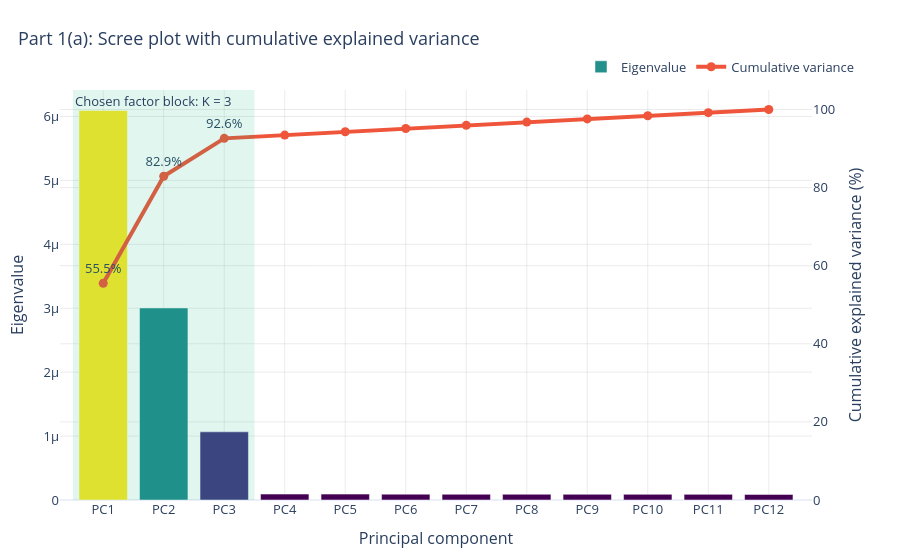

Notebook source saved alongside this figure:
### Code cell
# Presentation scree plot: eigenvalue bars + cumulative explained variance line.
scree_df = eig_table.copy()
scree_df["PC_label"] = scree_df["PC"].apply(lambda x: f"PC{x}")
scree_df["Explained Variance %"] = 100 * scree_df["Explained Variance Ratio"]
scree_df["Cumulative Variance %"] = 100 * scree_df["Cumulative Variance"]

fig = make_subplots(specs=[[{"secondary_y": True}]])

fig.add_trace(
    go.Bar(
        x=scree_df["PC_label"],
        y=scree_df["Eigenvalue"],
        name="Eigenvalue",
        marker=dict(color=scree_df["Eigenvalue"], colorscale="Viridis", showscale=False),
        hovertemplate="%{x}<br>Eigenvalue=%{y:.3e}<extra></extra>",
    ),
    secondary_y=False,
)

fig.add_trace(
    go.Scatter(
        x=scree_df["PC_label"],
        y=scree_df["Cumulative Variance %"],
        name="Cumulative variance",
        mode="lines+markers+text",
        text=[f"{v:.1f}%" if pc <= 3 else "" for pc, v in zip(scree_df["PC"], scree_df["Cumulative Variance %"])],
        textposition="top center",
        line=dict(width=4),
        marker=dict(size=9),
        hovertemplate="%{x}<br>Cumulative variance=%{y:.2f}%<extra></extra>",
    ),
    secondary_y=True,
)

fig.add_vrect(
    x0=-0.5,
    x1=2.5,
    fillcolor="rgba(0, 180, 120, 0.12)",
    line_width=0,
    annotation_text="Chosen factor block: K = 3",
    annotation_position="top left",
)

fig.update_yaxes(title_text="Eigenvalue", secondary_y=False)
fig.update_yaxes(title_text="Cumulative explained variance (%)", secondary_y=True, range=[0, 105])
fig.update_xaxes(title_text="Principal component")
style_figure(fig, "Part 1(a): Scree plot with cumulative explained variance", height=560).show()

### Figure 1 — Plotly figure (JSON) as saved in the notebook; plotly's stock layout.template omitted (floating-point values rounded to 4 significant figures)
{"data": [{"hovertemplate": "%{x}<br>Eigenvalue=%{y:.3e}<extra></extra>", "marker": {"color": [6.093e-06, 3.004e-06, 1.066e-06, 9.275e-08, 9.224e-08, 9.15e-08, 9.018e-08, 8.984e-08, 8.915e-08, 8.863e-08, 8.827e-08, 8.78e-08], "colorscale": [[0, "#440154"], [0.1111, "#482878"], [0.2222, "#3e4989"], [0.3333, "#31688e"], [0.4444, "#26828e"], [0.5556, "#1f9e89"], [0.6667, "#35b779"], [0.7778, "#6ece58"], [0.8889, "#b5de2b"], [1, "#fde725"]], "showscale": false}, "name": "Eigenvalue", "type": "bar", "x": ["PC1", "PC2", "PC3", "PC4", "PC5", "PC6", "PC7", "PC8", "PC9", "PC10", "PC11", "PC12"], "xaxis": "x", "y": [6.093e-06, 3.004e-06, 1.066e-06, 9.275e-08, 9.224e-08, 9.15e-08, 9.018e-08, 8.984e-08, 8.915e-08, 8.863e-08, 8.827e-08, 8.78e-08], "yaxis": "y"}, {"hovertemplate": "%{x}<br>Cumulative variance=%{y:.2f}%<extra></extra>", "line": {"width": 4}, "marker": {"size": 9}, "mode": "lines+markers+text", "name": "Cumulative variance", "text": ["55.5%", "82.9%", "92.6%", "", "", "", "", "", "", "", "", ""], "textposition": "top center", "type": "scatter", "x": ["PC1", "PC2", "PC3", "PC4", "PC5", "PC6", "PC7", "PC8", "PC9", "PC10", "PC11", "PC12"], "xaxis": "x", "y": [55.52, 82.9, 92.62, 93.46, 94.3, 95.14, 95.96, 96.78, 97.59, 98.4, 99.2, 100.0], "yaxis": "y2"}], "layout": {"annotations": [{"showarrow": false, "text": "Chosen factor block: K = 3", "x": -0.5, "xanchor": "left", "xref": "x", "y": 1, "yanchor": "top", "yref": "y domain"}], "font": {"size": 13}, "height": 560, "legend": {"orientation": "h", "x": 1, "xanchor": "right", "y": 1.02, "yanchor": "bottom"}, "margin": {"b": 60, "l": 60, "r": 40, "t": 90}, "shapes": [{"fillcolor": "rgba(0, 180, 120, 0.12)", "line": {"width": 0}, "type": "rect", "x0": -0.5, "x1": 2.5, "xref": "x", "y0": 0, "y1": 1, "yref": "y domain"}], "title": {"text": "Part 1(a): Scree plot with cumulative explained variance", "x": 0.02, "xanchor": "left"}, "xaxis": {"anchor": "y", "domain": [0, 0.94], "gridcolor": "rgba(0,0,0,0.08)", "showgrid": true, "title": {"text": "Principal component"}}, "yaxis": {"anchor": "x", "domain": [0, 1], "gridcolor": "rgba(0,0,0,0.08)", "showgrid": true, "title": {"text": "Eigenvalue"}}, "yaxis2": {"anchor": "x", "gridcolor": "rgba(0,0,0,0.08)", "overlaying": "y", "range": [0, 105], "showgrid": true, "side": "right", "title": {"text": "Cumulative explained variance (%)"}}}}
